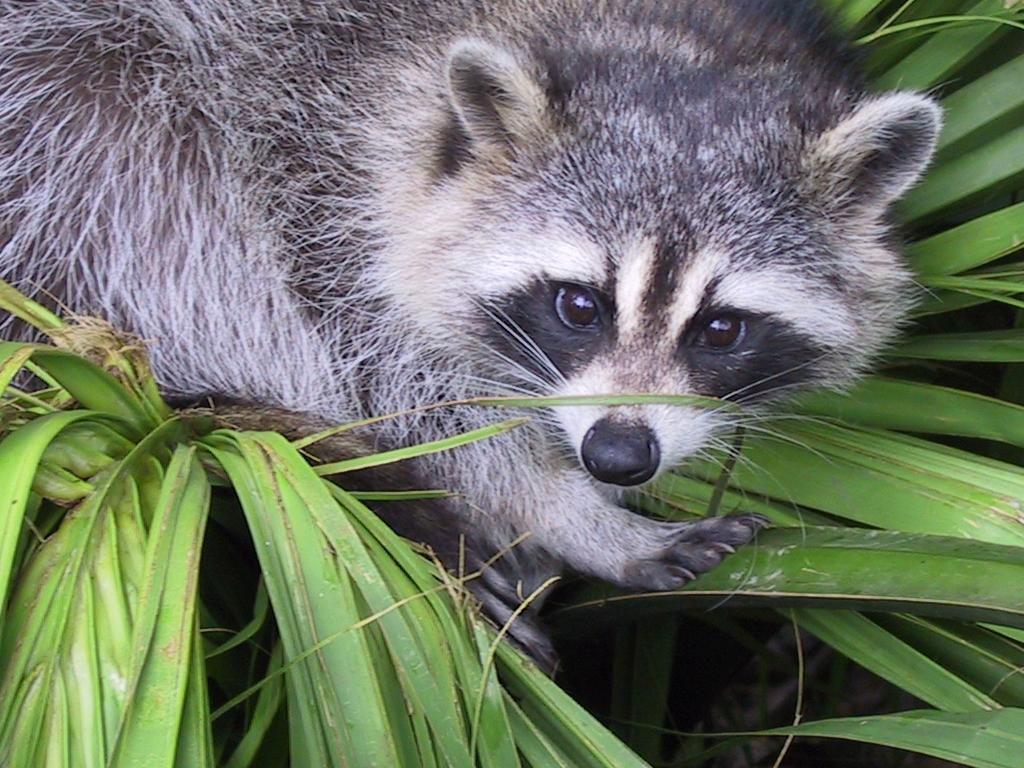
#> input picture day-1/ex04/animal.jpeg, 1024 x 768 px
$ python rotate.py
#> lines starting #> are read from the running program, lines starting #| are printed output that depends on the picture
### day-1/ex04/load_image.py
import numpy as np
from PIL import Image
import os

def ft_load(path: str) -> np.ndarray:
    """
    Image Loader

    This function loads an image file from the specified path using the Python Imaging Library (PIL) and
    returns the image as a NumPy array.

    Args:
        path (str): The path to the image file to be loaded.

    Returns:
        np.ndarray: A NumPy array representing the image.

    Raises:
        AssertionError: If the argument is not a string, if the file does not exist, or if the path is not a file.

    Prints:
        Information about the shape of the loaded image (height, width, and layers).

    Dependencies:
        - NumPy (imported as np)
        - Python Imaging Library (PIL) (imported as Image)

    Example:
        image_path = "path/to/your/image.jpeg"
        image_array = ft_load(image_path)
        Output:
            The shape of the image is: (height, width, layers)
        Returns:
            A NumPy array representing the loaded image.

    Note:
        Make sure to install the required dependencies before using this function:
        pip install numpy pillow
    """


    try:
        if not isinstance(path, str):
            raise AssertionError("Invalid argument type.")
        if not os.path.exists(path):
            raise AssertionError("File does not exist.")
        if not os.path.isfile(path):
            raise AssertionError("Path is not a file.")
        if not path.lower().endswith(("jpeg", "jpg")):
             raise AssertionError("File is not a JPEG or JPG image.")
        img = Image.open(path)
        print(f"ths shape of image is : {img.size[1]}, {img.size[0]}, {img.layers}")
        img_arr = np.array(img)
        return img_arr
    except AssertionError as error:
        print(AssertionError.__name__ + ":", error)
        return ""

### day-1/ex04/rotate.py
from load_image import ft_load
import matplotlib.pyplot as plt
from PIL import Image
import numpy as np


def print_rows_firstelem(arr, int):
    """
    Print a formatted display of the first elements
    in each row of a given array.
    Parameters:
    arr (array-like): The input array containing elements to be displayed.
    int (int): An integer specifying the display format: 0 for single brackets,
               1 for triple brackets.
    Iterates through the rows of the input array and displays the first
    elements of each row in a formatted manner. The display format is
    determined by the 'int' parameter. For 'int' equal to 0, single
    brackets are used to enclose the elements, while for 'int' equal
    to 1, triple brackets are used.
    """
    count = 0
    for row in arr:
        count += 1
    length = count
    count = 0
    for row in arr:
        if count == 0:
            if int == 1:
                print("[[[", row[0], "]", sep="")
            else:
                print("[[", row[0], sep="")
        if count > 0 and count < 3 or count > length - 4:
            if int == 1:
                if count == length - 1:
                    print("  [", row[0], "]]]", sep="")
                elif count < length - 1:
                    print("  [", row[0], "]", sep="")
            else:
                if count == length - 1:
                    print("  ", row[0], "]]", sep="")
                else:
                    print("  ", row[0], sep="")
        if count == 2:
            print("  ...")
        count += 1


def crop_image(image):
    """
    Crop the input image to form a square centered within the original image.

    Parameters:
    image (PIL.Image.Image): The input image to be cropped.

    Returns:
    PIL.Image.Image: The cropped image in the shape of a square.

    This function takes an input image and calculates the dimensions for
    cropping a square region that is centered within the original image.
    The calculated crop dimensions are applied to the input image using
    the `crop` method, and the resulting cropped image is returned.
    """
    crp_size = min(image.width, image.height)
    crp_left = (image.width - crp_size) // 2
    crp_top = (image.height - crp_size) // 2
    crp_right = crp_left + crp_size
    crp_bottom = crp_top + crp_size

    return image.crop((crp_left, crp_top, crp_right, crp_bottom))


def transpose_image(image):
    """
    Transpose the input image by swapping its width and height dimensions.

    Parameters:
    image (PIL.Image.Image): The input image to be transposed.

    Returns:
    PIL.Image.Image: The transposed image with swapped width and height
    dimensions.

    This function iterates through the pixels of the input image,
    swapping their x and y coordinates to transpose the image. A new
    image with the transposed dimensions is created, and the pixels
    are copied to the new image accordingly.
    """
    width, height = image.size
    transposed_image = Image.new("RGB", (height, width))

    for y in range(height):
        for x in range(width):
            pixel = image.getpixel((x, y))
            transposed_image.putpixel((y, x), pixel)

    return transposed_image


def main():
    """
    Load, process, and display an image based on command-line arguments.

    This function serves as the main entry point of the script. It loads an
    image from the command-line argument, performs various image processing
    operations, and displays the resulting images. The script supports
    cropping, grayscale conversion, and transposing images. Errors related
    to file format and existence are caught and displayed.
    """
    try:
        path = "animal.jpeg"
        image = Image.open(path)
#> image is the input picture: PIL image 1024x768 RGB; mean R, G, B 110.7, 117.7, 102.1
        image.show()

        square_crop = crop_image(image)
#> in crop_image, `return image.crop((crp_left, crp_top, crp_right, crp_bottom))`:
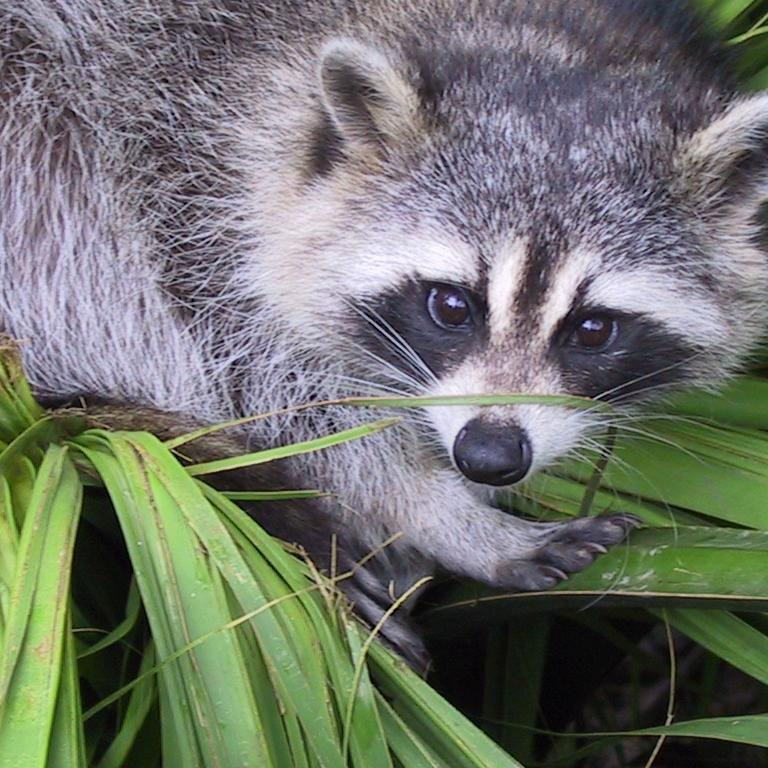
#> returned value: PIL image 768x768 RGB; mean R, G, B 112.8, 116.5, 108.4
        square_crop.save("square_crop.jpg")
        ft_load("square_crop.jpg")
#| ths shape of image is : 768, 768, 3
        print_rows_firstelem(np.array(square_crop.convert("L")), 1)
#> in print_rows_firstelem, `count = 0`: count = 0
#> after the loop in print_rows_firstelem, `for row in arr:`: count = 768
#> the loop in print_rows_firstelem, `for row in arr:` made 768 passes
#> (printed output is left out)

        transposed_image = transpose_image(square_crop)
#> in transpose_image, `transposed_image = Image.new("RGB", (height, width))`: transposed_image: PIL image 768x768 RGB; every value is 0
#> after the loop in transpose_image, `for y in range(height):`:
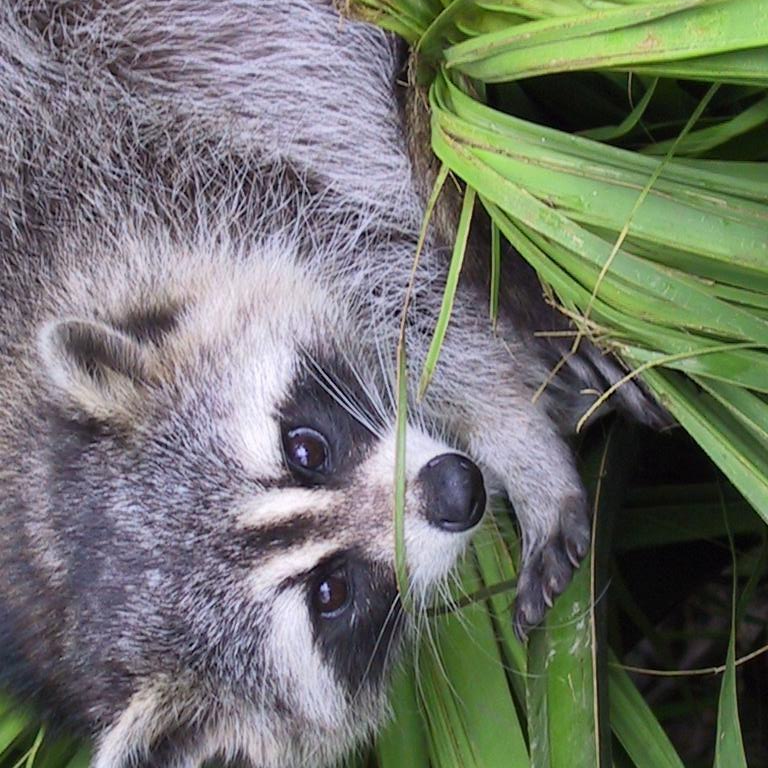
#> transposed_image: PIL image 768x768 RGB; mean R, G, B 112.8, 116.5, 108.4
        print(np.array(transposed_image.convert("L")))
#> (printed output is left out)
        transposed_image.show()
        mirrored_image = transposed_image.transpose(Image.FLIP_LEFT_RIGHT)
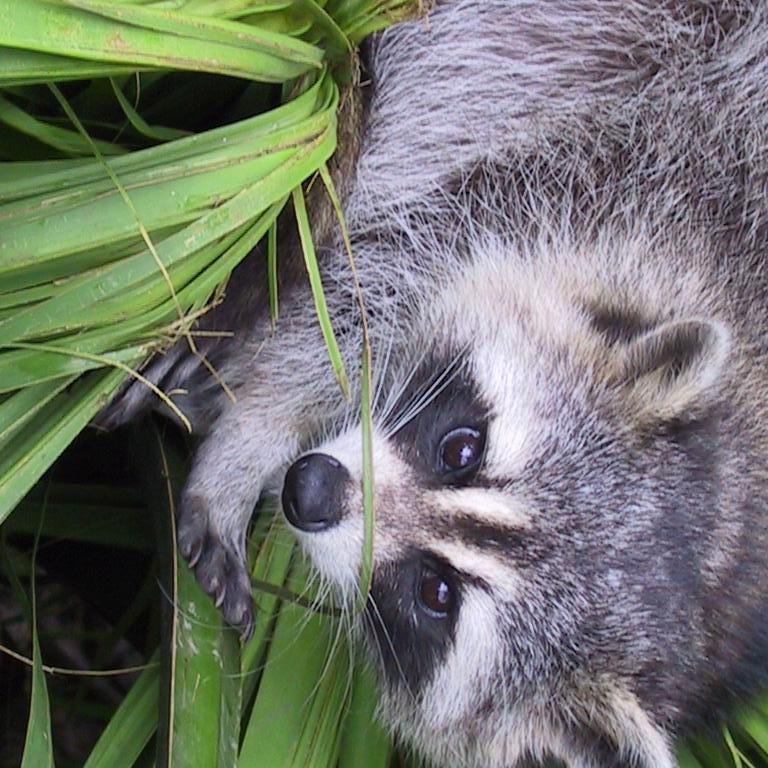
#> mirrored_image: PIL image 768x768 RGB; mean R, G, B 112.8, 116.5, 108.4
        mirrored_image.show()
        print(f"New shape after Transpose: {transposed_image.size}")
#| New shape after Transpose: (768, 768)

        plt.imshow(transposed_image)
        plt.title("Transposed Image")
        plt.axis('on')
        plt.show()

    except AssertionError as error:
        print(AssertionError.__name__ + ":", error)


if __name__ == "__main__":
    main()

$ run again, with day-1/ex04/landscape.jpg copied over day-1/ex04/animal.jpeg
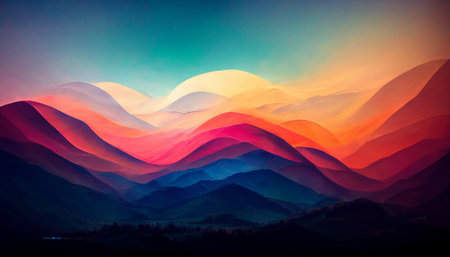
#> input picture day-1/ex04/landscape.jpg, 450 x 257 px
#> in main, image is the input picture: PIL image 450x257 RGB; mean R, G, B 98.7, 79.1, 89.1
#> in crop_image, `return image.crop((crp_left, crp_top, crp_right, crp_bottom))`:
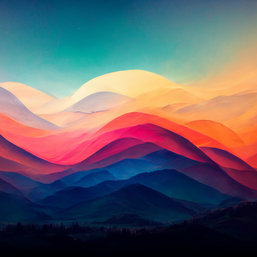
#> returned value: PIL image 257x257 RGB; mean R, G, B 100.7, 95.7, 103.4
#| ths shape of image is : 257, 257, 3
#> in print_rows_firstelem, `count = 0`: count = 0
#> after the loop in print_rows_firstelem, `for row in arr:`: count = 257
#> the loop in print_rows_firstelem, `for row in arr:` made 257 passes
#> (printed output is left out)
#> (printed output is left out)
#> in main, `mirrored_image = transposed_image.transpose(Image.FLIP_LEFT_RIGHT)`:
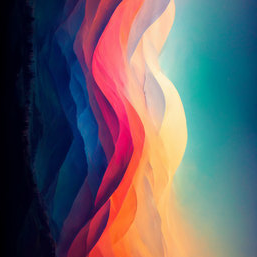
#> mirrored_image: PIL image 257x257 RGB; mean R, G, B 100.7, 95.7, 103.4
#| New shape after Transpose: (257, 257)
